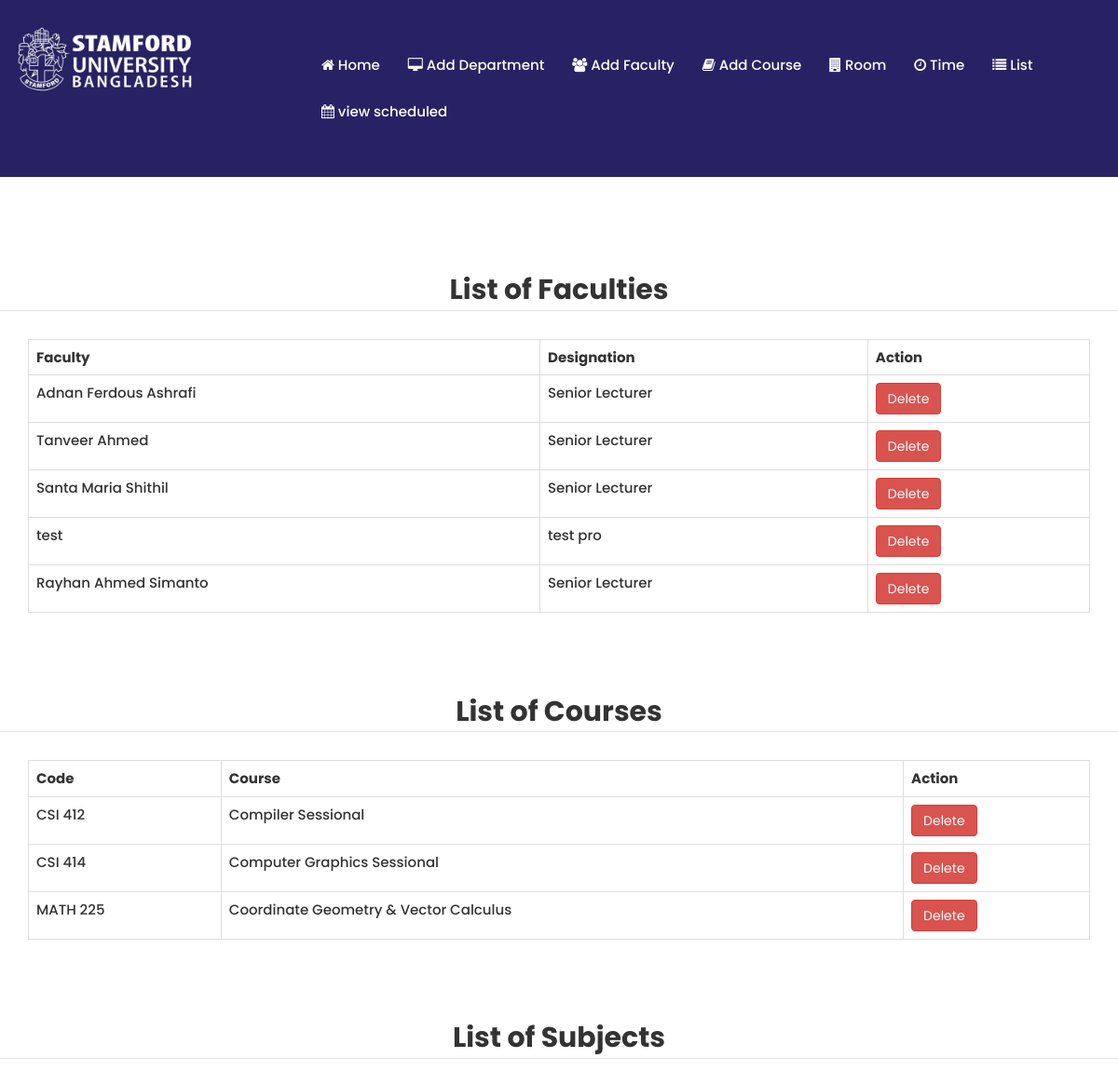
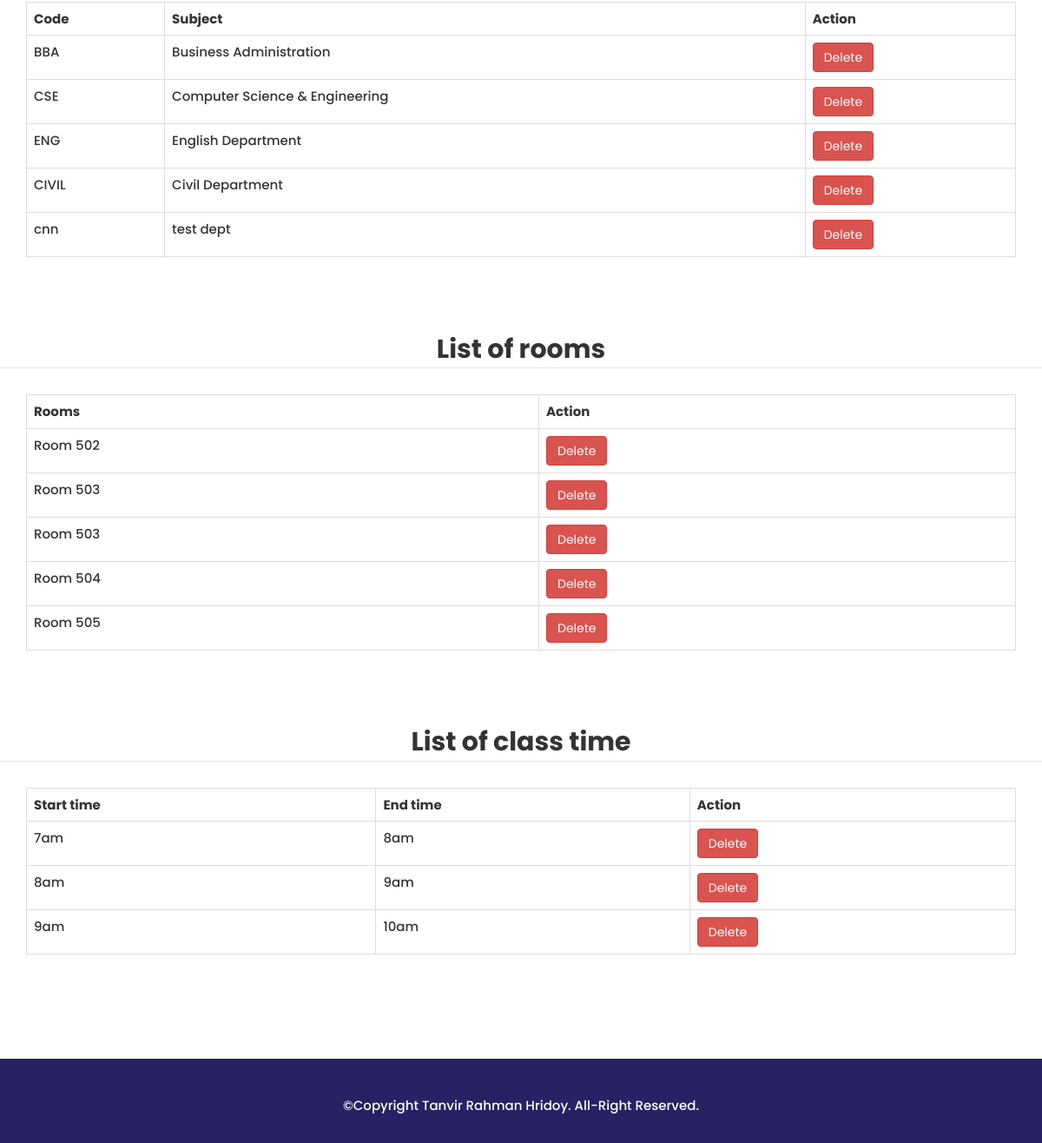
Page /list.php on the committed database (2 pictures, top to bottom).
### tables this page shows
CREATE TABLE `faculty` (
  `faculty_id` int(11) NOT NULL,
  `faculty_name` varchar(250) NOT NULL,
  `designation` varchar(250) NOT NULL
);

CREATE TABLE `course` (
  `course_id` int(11) NOT NULL,
  `course_code` varchar(259) NOT NULL,
  `course_name` varchar(250) NOT NULL
);

CREATE TABLE `subject` (
  `subject_id` int(11) NOT NULL,
  `subject_code` varchar(250) NOT NULL,
  `subject_description` varchar(250) NOT NULL
);

CREATE TABLE `rooms` (
  `id` int(11) NOT NULL,
  `room` varchar(250) NOT NULL
);

CREATE TABLE `timer` (
  `id` int(11) NOT NULL,
  `start_time` varchar(250) NOT NULL,
  `end_time` varchar(250) NOT NULL
);

### faclist.php (the view, shortened to what this page needs)
<?php
   include_once("header.php");
   include_once("navbar.php");
?>
<body>
    <?php
     echo "<tr>
            <td>";
         $host       = "localhost";
               $username   = "root";
               $password   = "";
               $database   = "insertion";
         $conn = mysqli_connect($host,$username,$password,$database) or die(mysqli_error());
                    $query = ("SELECT * FROM faculty");
                    $result = mysqli_query($conn,$query) or die(mysqli_error());
                    echo "<div class='container'><table width='' class='table table-bordered' border='1' >
                            <tr>
                                <th>Faculty</th>
                                <th>Designation</th>
                                 <th>Action</th>
                            </tr>";
                        while($row = mysqli_fetch_array($result))
                        {
                        echo "<tr>";
                        echo "<td>" . $row['faculty_name'] . "</td>";
                        echo "<td>" . $row['designation'] . "</td>";
                        echo "<td><form class='form-horizontal' method='post' action='faclist.php'>
                        <input name='faculty_id' type='hidden' value='".$row['faculty_id']."';>
                        <input type='submit' class='btn btn-danger' name='delete' value='Delete'>
                        </form></td>";
                        echo "</tr>";
                        }
                    echo "</table>";
            echo "</td>
        </tr>";
    ?>

### header.php (shortened to what this page needs)
<!DOCTYPE html>
<html>
<head>
    <link rel="stylesheet" href="css/bootstrap.min.css">
    <link rel="stylesheet" href="fonts/font-awesome.min.css">
    <link rel="stylesheet" type="text/css" href="css/style.css">
    <link rel="stylesheet" href="css/responsive.css">
</head>
<body>

### navbar.php
<div class="header-top-area">
    <div class="container-fluid">
        <div class="row">
            <div class="col-md-3">
                <div class="logo-area">
                    <img src="images/logo.jpg" alt="">
                </div>
            </div>
            <div class="col-md-9">
                <nav class="navbar navbar-default">
                    <div class="container-fluid">
                        <div>
                            <ul class="nav navbar-nav">
                                <li><a href="home.php"><span><i class="fa fa-home"></i></span> Home</a></li>
                                <li><a href="addsubject.php"><span><i class="fa fa-desktop "></i></span> Add Department</a></li>
                                <li><a href="addfaculty.php"><span><i class="fa fa-users "></i></span> Add Faculty</a></li>
                                <li><a href="addcourse.php"><span><i class="fa fa-book"></i></span> Add Course</a></li>
                                <li><a href="addroom.php"><span><i class="fa fa-building"></i></span> Room</a></li>
                                <li><a href="addtime.php"><span><i class="fa fa-clock-o "></i></span> Time</a></li>
                                <li><a href="list.php"><span><i class="fa fa-list"></i></span> List</a></li>
                                <li><a href="tablelist.php"><span><i class="fa fa-calendar"></i></span> view scheduled</a></li>
                            </ul>
                        </div>
                    </div>
                </nav>
            </div>
        </div>
    </div>
</div>

### list.php (shortened to what this page needs)
<?php
   include_once("header.php");
   include_once("navbar.php");
?>
<section class="all-list-view">
    <div align="center">
        <legend>List of Faculties</legend>
        <?php
				include_once("faclist.php");
			?>
    </div>
    <br><br><br>
    <div align="center">
        <legend>List of Courses</legend>
        <?php
              include_once("corlist.php");
			?>
    </div>
    <br><br><br>
    <div align="center">
        <legend>List of Subjects</legend>
        <?php
			  include_once("sublist.php");
			?>
    </div>
    <br><br><br>
    <div align="center">
        <legend>List of rooms</legend>
        <?php
				 include_once("roomlist.php");
			?>
    </div>
    <br><br><br>
    <div align="center">
        <legend>List of class time</legend>
        <?php
				 include_once("timelist.php");
			?>
    </div>
</section>
<?php
   include_once("footer.php");
?>

### corlist.php (shortened to what this page needs)
<?php
   include_once("header.php");
   include_once("navbar.php");
?>
<body>
    <?php
     echo "<tr>
            <td>";
               $host       = "localhost";
               $username   = "root";
               $password   = "";
               $database   = "insertion";
               $conn = mysqli_connect($host,$username,$password,$database) or die(mysqli_error());
                    $query = ("SELECT * FROM course");
                    $result = mysqli_query($conn,$query) or die(mysqli_error());
                    echo "<div class='container'><table width='' class='table table-bordered' border='1' >
                            <tr>
                                <th>Code</th>
                                <th>Course</th>
                                <th>Action</th>
                            </tr>";
                        while($row = mysqli_fetch_array($result))
                        {
                        echo "<tr>";
                        echo "<td>" . $row['course_code'] . "</td>";
                        echo "<td>" . $row['course_name'] . "</td>";
                        echo "<td><form class='form-horizontal' method='post' action='corlist.php'>
                        <input name='course_id' type='hidden' value='".$row['course_id']."';>
                        <input type='submit' class='btn btn-danger' name='delete' value='Delete'>
                        </form></td>";
                        echo "</tr>";
                        }
                    echo "</table>";
            echo "</td>
        </tr>";
    ?>

### sublist.php (shortened to what this page needs)
<?php
   include_once("header.php");
   include_once("navbar.php");
?>
<section class="dept-list-area">
    <?php
     echo "<tr>
            <td>";
               $host       = "localhost";
               $username   = "root";
               $password   = "";
               $database   = "insertion";
               $conn = mysqli_connect($host,$username,$password,$database) or die(mysqli_error());
                    $query = ("SELECT * FROM subject");
                    $result = mysqli_query($conn,$query) or die(mysqli_error());
                    echo "<div class='container'><table width='' class='table table-bordered' border='1' >
                            <tr>
                                <th>Code</th>
                                <th>Subject</th>
                                <th>Action</th>
                            </tr>";
                        while($row = mysqli_fetch_array($result))
                        {
                        echo "<tr>";
                        echo "<td>" . $row['subject_code'] . "</td>";
                        echo "<td>" . $row['subject_description'] . "</td>";
                        echo "<td><form class='form-horizontal' method='post' action='sublist.php'>
                        <input name='subject_id' type='hidden' value='".$row['subject_id']."';>
                        <input type='submit' class='btn btn-danger' name='delete' value='Delete'>
                        </form></td>";
                        echo "</tr>";
                        }
                    echo "</table>";
            echo "</td>
        </tr>";
    ?>
</section>

### roomlist.php (shortened to what this page needs)
<?php
   include_once("header.php");
   include_once("navbar.php");
?>
   <section class="room-list-view">
    <?php
     echo "<tr>
            <td>";
			   $host       = "localhost";
               $username   = "root";
               $password   = "";
               $database   = "insertion";
			   $conn = mysqli_connect($host,$username,$password,$database) or die(mysqli_error());
                    $query = ("SELECT * FROM rooms");
                    $result = mysqli_query($conn,$query) or die(mysqli_error());
                    echo "<div class='container'><table width='' class='table table-bordered' border='1' >
                            <tr>
                            <th>Rooms</th>
								            <th>Action</th>
                            </tr>";
                        while($row = mysqli_fetch_array($result))
                        {
                        echo "<tr>";
                        echo "<td>" . $row['room'] . "</td>";
                        echo "<td><form class='form-horizontal' method='post' action='roomlist.php'>
                        <input name='id' type='hidden' value='".$row['id']."';>
                        <input type='submit' class='btn btn-danger' name='delete' value='Delete'>
                        </form></td>";
                        echo "</tr>";
                        }
                    echo "</table>";
            echo "</td>
        </tr>";
    ?>
</section>

### timelist.php (shortened to what this page needs)
<?php
   include_once("header.php");
   include_once("navbar.php");
?>
<section class="view-timelist">
<?php
     echo "<tr>
            <td>";
			   $host       = "localhost";
               $username   = "root";
               $password   = "";
               $database   = "insertion";
			   $conn = mysqli_connect($host,$username,$password,$database) or die(mysqli_error());
                    $query = ("SELECT * FROM timer");
                    $result = mysqli_query($conn,$query) or die(mysqli_error());
                    echo "<div class='container'><table width='' class='table table-bordered' border='1' >
                            <tr>
                             <th>Start time</th>
								             <th>End time</th>
                                <th>Action</th>
                            </tr>";
                        while($row = mysqli_fetch_array($result))
                        {
                        echo "<tr>";
                        echo "<td>" . $row['start_time'] . "</td>";
						            echo "<td>" . $row['end_time'] . "</td>";
                        echo "<td><form class='form-horizontal' method='post' action='timelist.php'>
                        <input name='id' type='hidden' value='".$row['id']."';>
                        <input type='submit' class='btn btn-danger' name='delete' value='Delete'>
                        </form></td>";
                        echo "</tr>";
                        }
                    echo "</table>";
            echo "</td>
        </tr>";
    ?>
</section>

### footer.php (shortened to what this page needs)
<div class="footer-area">
    <div class="container">
        <div class="row">
            <div class="col-md-12">
                <div class="footer-text">
                    <p>&copy;Copyright Tanvir Rahman Hridoy. All-Right Reserved.</p>
                </div>
            </div>
        </div>
    </div>
</div>
</body>
</html>

### css/style.css (style rules this page uses)
body { font-size: 15px; font-weight: 500; height: 100%; font-family: 'Poppins', sans-serif; }
html, body { height: 100%; }
a { text-decoration: none; -webkit-transition: all 0.4s; -webkit-transition: all 0.2s; transition: all 0.2s; }
img { width: 100%; }
p { line-height: 27px; }
ul, li { margin: 0; padding: 0; }
.footer-area { background: #272264; text-align: center; padding-top: 40px; padding-bottom: 20px; }
.footer-text p { color: #fff; }
.header-top-area { background: #272264; padding: 25px 0px; }
.logo-area img { width: 200px; }
.navbar-default { border: none; background: none; margin-top: 20px; }
.navbar-default .navbar-nav > li > a { color: #fff; }
.view-list-area, .home-area-main, .all-list-view { padding: 100px 0px; }
.all-list-view legend { font-size: 30px; font-weight: 700; margin-bottom: 30px; }

### rows in the picture
faculty: faculty_name "Adnan Ferdous Ashrafi", designation "Senior Lecturer"
faculty: faculty_name "Tanveer Ahmed", designation "Senior Lecturer"
faculty: faculty_name "Santa Maria Shithil", designation "Senior Lecturer"
faculty: faculty_name "test", designation "test pro"
faculty: faculty_name "Rayhan Ahmed Simanto", designation "Senior Lecturer"
course: course_code "CSI 412", course_name "Compiler Sessional"
course: course_code "CSI 414", course_name "Computer Graphics Sessional"
course: course_code "MATH 225", course_name "Coordinate Geometry & Vector Calculus"
subject: subject_code "BBA", subject_description "Business Administration"
subject: subject_code "CSE", subject_description "Computer Science & Engineering"
subject: subject_code "ENG", subject_description "English Department"
subject: subject_code "CIVIL", subject_description "Civil Department"
subject: subject_code "cnn", subject_description "test dept"
rooms: room "Room 502"
rooms: room "Room 503"
rooms: room "Room 503"
rooms: room "Room 504"
rooms: room "Room 505"
timer: start_time "7am", end_time "8am"
timer: start_time "8am", end_time "9am"
timer: start_time "9am", end_time "10am"
